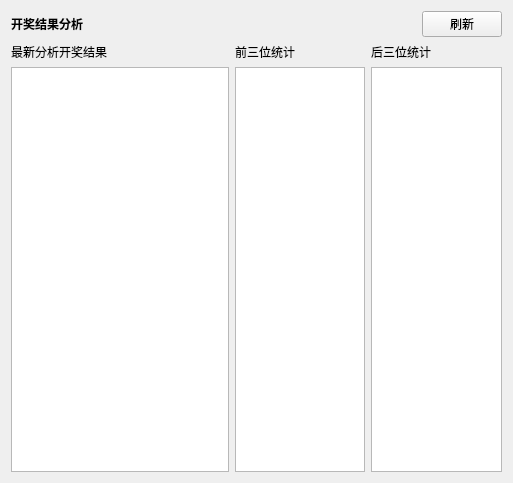
<?xml version="1.0" encoding="UTF-8"?>
<ui version="4.0">
 <class>CaiPage</class>
 <widget class="CaiPage" name="CaiPage">
  <property name="geometry">
   <rect>
    <x>0</x>
    <y>0</y>
    <width>513</width>
    <height>483</height>
   </rect>
  </property>
  <property name="windowTitle">
   <string>Widget</string>
  </property>
  <layout class="QVBoxLayout" name="verticalLayout">
   <item>
    <layout class="QHBoxLayout" name="horizontalLayout_2">
     <item>
      <widget class="QLabel" name="label_7">
       <property name="font">
        <font>
         <weight>75</weight>
         <bold>true</bold>
        </font>
       </property>
       <property name="text">
        <string>开奖结果分析</string>
       </property>
      </widget>
     </item>
     <item>
      <widget class="QLabel" name="resultRangeLabel">
       <property name="font">
        <font>
         <weight>75</weight>
         <bold>true</bold>
        </font>
       </property>
       <property name="text">
        <string/>
       </property>
      </widget>
     </item>
     <item>
      <spacer name="horizontalSpacer">
       <property name="orientation">
        <enum>Qt::Horizontal</enum>
       </property>
       <property name="sizeHint" stdset="0">
        <size>
         <width>40</width>
         <height>20</height>
        </size>
       </property>
      </spacer>
     </item>
     <item>
      <widget class="QPushButton" name="updatePushButton">
       <property name="text">
        <string>刷新</string>
       </property>
      </widget>
     </item>
    </layout>
   </item>
   <item>
    <layout class="QGridLayout" name="gridLayout">
     <item row="1" column="2">
      <widget class="QTableView" name="enumSequenceBackTableView">
       <property name="sizePolicy">
        <sizepolicy hsizetype="Expanding" vsizetype="Expanding">
         <horstretch>3</horstretch>
         <verstretch>0</verstretch>
        </sizepolicy>
       </property>
      </widget>
     </item>
     <item row="0" column="2">
      <widget class="QLabel" name="label_10">
       <property name="font">
        <font>
         <weight>50</weight>
         <bold>false</bold>
        </font>
       </property>
       <property name="text">
        <string>后三位统计</string>
       </property>
      </widget>
     </item>
     <item row="0" column="0">
      <widget class="QLabel" name="label_8">
       <property name="font">
        <font>
         <weight>50</weight>
         <bold>false</bold>
        </font>
       </property>
       <property name="text">
        <string>最新分析开奖结果</string>
       </property>
      </widget>
     </item>
     <item row="1" column="0">
      <widget class="QTableView" name="lastSequenceTableView">
       <property name="sizePolicy">
        <sizepolicy hsizetype="Expanding" vsizetype="Expanding">
         <horstretch>5</horstretch>
         <verstretch>0</verstretch>
        </sizepolicy>
       </property>
      </widget>
     </item>
     <item row="0" column="1">
      <widget class="QLabel" name="label_9">
       <property name="font">
        <font>
         <weight>50</weight>
         <bold>false</bold>
        </font>
       </property>
       <property name="text">
        <string>前三位统计</string>
       </property>
      </widget>
     </item>
     <item row="1" column="1">
      <widget class="QTableView" name="enumSequenceFrontTableView">
       <property name="sizePolicy">
        <sizepolicy hsizetype="Expanding" vsizetype="Expanding">
         <horstretch>3</horstretch>
         <verstretch>0</verstretch>
        </sizepolicy>
       </property>
      </widget>
     </item>
    </layout>
   </item>
  </layout>
 </widget>
 <layoutdefault spacing="6" margin="11"/>
 <customwidgets>
  <customwidget>
   <class>CaiPage</class>
   <extends>QWidget</extends>
   <header>CaiPage.h</header>
   <container>1</container>
  </customwidget>
 </customwidgets>
 <resources/>
 <connections/>
</ui>
